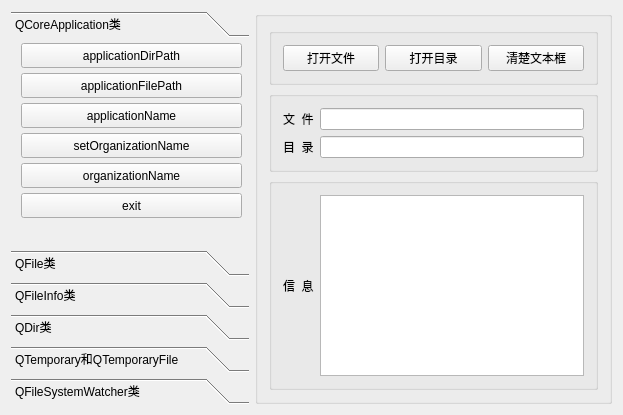
<?xml version="1.0" encoding="UTF-8"?>
<ui version="4.0">
 <class>Widget</class>
 <widget class="QWidget" name="Widget">
  <property name="geometry">
   <rect>
    <x>0</x>
    <y>0</y>
    <width>623</width>
    <height>415</height>
   </rect>
  </property>
  <property name="windowTitle">
   <string>目录和文件操作</string>
  </property>
  <layout class="QHBoxLayout" name="horizontalLayout_3" stretch="2,3">
   <item>
    <widget class="QToolBox" name="toolBox">
     <property name="currentIndex">
      <number>0</number>
     </property>
     <widget class="QWidget" name="page_1">
      <property name="geometry">
       <rect>
        <x>0</x>
        <y>0</y>
        <width>240</width>
        <height>217</height>
       </rect>
      </property>
      <attribute name="icon">
       <iconset resource="res.qrc">
        <normaloff>:/images/images/802.bmp</normaloff>:/images/images/802.bmp</iconset>
      </attribute>
      <attribute name="label">
       <string>QCoreApplication类</string>
      </attribute>
      <widget class="QPushButton" name="applicationDirPath">
       <property name="geometry">
        <rect>
         <x>10</x>
         <y>0</y>
         <width>221</width>
         <height>25</height>
        </rect>
       </property>
       <property name="toolTip">
        <string>Returns the file path of the application executable.</string>
       </property>
       <property name="text">
        <string>applicationDirPath</string>
       </property>
      </widget>
      <widget class="QPushButton" name="applicationFilePath">
       <property name="geometry">
        <rect>
         <x>10</x>
         <y>30</y>
         <width>221</width>
         <height>25</height>
        </rect>
       </property>
       <property name="toolTip">
        <string>Returns the directory that contains the application executable.</string>
       </property>
       <property name="text">
        <string>applicationFilePath</string>
       </property>
      </widget>
      <widget class="QPushButton" name="applicationName">
       <property name="geometry">
        <rect>
         <x>10</x>
         <y>60</y>
         <width>221</width>
         <height>25</height>
        </rect>
       </property>
       <property name="toolTip">
        <string>This property holds the name of this application</string>
       </property>
       <property name="text">
        <string>applicationName</string>
       </property>
      </widget>
      <widget class="QPushButton" name="setOrganizationName">
       <property name="geometry">
        <rect>
         <x>10</x>
         <y>90</y>
         <width>221</width>
         <height>25</height>
        </rect>
       </property>
       <property name="toolTip">
        <string>This property holds the name of the organization that wrote this application</string>
       </property>
       <property name="text">
        <string>setOrganizationName</string>
       </property>
      </widget>
      <widget class="QPushButton" name="organizationName">
       <property name="geometry">
        <rect>
         <x>10</x>
         <y>120</y>
         <width>221</width>
         <height>25</height>
        </rect>
       </property>
       <property name="toolTip">
        <string>This property holds the name of the organization that wrote this application</string>
       </property>
       <property name="text">
        <string>organizationName</string>
       </property>
      </widget>
      <widget class="QPushButton" name="exit">
       <property name="geometry">
        <rect>
         <x>10</x>
         <y>150</y>
         <width>221</width>
         <height>25</height>
        </rect>
       </property>
       <property name="toolTip">
        <string>Returns the base name of the file without the path.</string>
       </property>
       <property name="text">
        <string>exit</string>
       </property>
      </widget>
     </widget>
     <widget class="QWidget" name="page_2">
      <property name="geometry">
       <rect>
        <x>0</x>
        <y>0</y>
        <width>240</width>
        <height>217</height>
       </rect>
      </property>
      <attribute name="icon">
       <iconset resource="res.qrc">
        <normaloff>:/images/images/804.bmp</normaloff>:/images/images/804.bmp</iconset>
      </attribute>
      <attribute name="label">
       <string>QFile类</string>
      </attribute>
     </widget>
     <widget class="QWidget" name="page_3">
      <attribute name="icon">
       <iconset resource="res.qrc">
        <normaloff>:/images/images/135.JPG</normaloff>:/images/images/135.JPG</iconset>
      </attribute>
      <attribute name="label">
       <string>QFileInfo类</string>
      </attribute>
      <widget class="QPushButton" name="baseName">
       <property name="geometry">
        <rect>
         <x>10</x>
         <y>0</y>
         <width>110</width>
         <height>25</height>
        </rect>
       </property>
       <property name="toolTip">
        <string>Returns the base name of the file without the path.</string>
       </property>
       <property name="text">
        <string>baseName()</string>
       </property>
      </widget>
     </widget>
     <widget class="QWidget" name="page_4">
      <attribute name="icon">
       <iconset resource="res.qrc">
        <normaloff>:/images/images/007.GIF</normaloff>:/images/images/007.GIF</iconset>
      </attribute>
      <attribute name="label">
       <string>QDir类</string>
      </attribute>
     </widget>
     <widget class="QWidget" name="page_5">
      <attribute name="icon">
       <iconset resource="res.qrc">
        <normaloff>:/images/images/806.bmp</normaloff>:/images/images/806.bmp</iconset>
      </attribute>
      <attribute name="label">
       <string>QTemporary和QTemporaryFile</string>
      </attribute>
     </widget>
     <widget class="QWidget" name="page_6">
      <attribute name="icon">
       <iconset resource="res.qrc">
        <normaloff>:/images/images/714.bmp</normaloff>:/images/images/714.bmp</iconset>
      </attribute>
      <attribute name="label">
       <string>QFileSystemWatcher类</string>
      </attribute>
     </widget>
    </widget>
   </item>
   <item>
    <widget class="QGroupBox" name="groupBox">
     <property name="title">
      <string/>
     </property>
     <layout class="QVBoxLayout" name="verticalLayout" stretch="1,1,5">
      <item>
       <widget class="QGroupBox" name="groupBox_2">
        <property name="title">
         <string/>
        </property>
        <layout class="QHBoxLayout" name="horizontalLayout">
         <item>
          <widget class="QPushButton" name="openFile">
           <property name="text">
            <string>打开文件</string>
           </property>
           <property name="icon">
            <iconset resource="res.qrc">
             <normaloff>:/images/images/007.GIF</normaloff>:/images/images/007.GIF</iconset>
           </property>
          </widget>
         </item>
         <item>
          <widget class="QPushButton" name="openDir">
           <property name="text">
            <string>打开目录</string>
           </property>
           <property name="icon">
            <iconset resource="res.qrc">
             <normaloff>:/images/images/122.bmp</normaloff>:/images/images/122.bmp</iconset>
           </property>
          </widget>
         </item>
         <item>
          <widget class="QPushButton" name="clearInfo">
           <property name="text">
            <string>清楚文本框</string>
           </property>
           <property name="icon">
            <iconset resource="res.qrc">
             <normaloff>:/images/images/122.bmp</normaloff>:/images/images/122.bmp</iconset>
           </property>
          </widget>
         </item>
        </layout>
       </widget>
      </item>
      <item>
       <widget class="QGroupBox" name="groupBox_3">
        <property name="title">
         <string/>
        </property>
        <layout class="QFormLayout" name="formLayout">
         <item row="0" column="0">
          <widget class="QLabel" name="file">
           <property name="text">
            <string>文  件</string>
           </property>
          </widget>
         </item>
         <item row="0" column="1">
          <widget class="QLineEdit" name="fileEdit"/>
         </item>
         <item row="1" column="0">
          <widget class="QLabel" name="dir">
           <property name="text">
            <string>目  录</string>
           </property>
          </widget>
         </item>
         <item row="1" column="1">
          <widget class="QLineEdit" name="dirEdit">
           <property name="text">
            <string/>
           </property>
          </widget>
         </item>
        </layout>
       </widget>
      </item>
      <item>
       <widget class="QGroupBox" name="groupBox_4">
        <property name="title">
         <string/>
        </property>
        <layout class="QHBoxLayout" name="horizontalLayout_2">
         <item>
          <widget class="QLabel" name="label_3">
           <property name="text">
            <string>信  息</string>
           </property>
          </widget>
         </item>
         <item>
          <widget class="QPlainTextEdit" name="plainTextEdit"/>
         </item>
        </layout>
       </widget>
      </item>
     </layout>
    </widget>
   </item>
  </layout>
 </widget>
 <layoutdefault spacing="6" margin="11"/>
 <resources>
  <include location="res.qrc"/>
 </resources>
 <connections/>
</ui>
